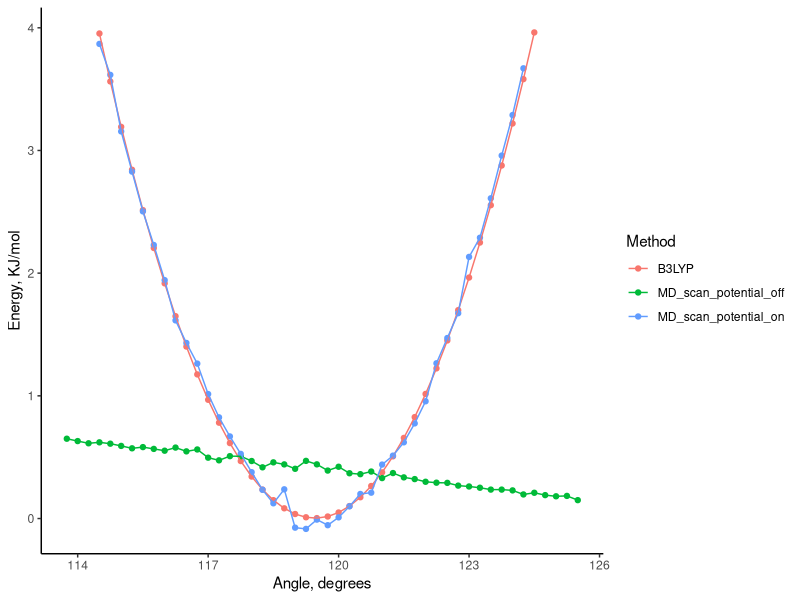
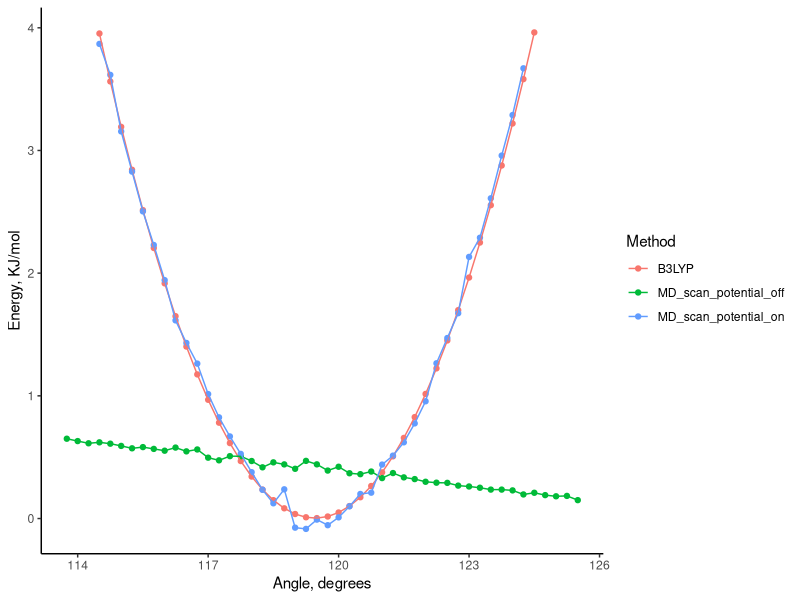

The R source for these figures, in order:
library('tidyverse')

Harmonic <- function(theta0,k,v0,Angle){
	V <- (1/2) * k * (theta0 - Angle)^2 + v0
	return(V)
}

Harmonic_fit <- function(D) {
	nls(Energy~Harmonic(theta0,k,v0,Angle), 
		start=list(theta0=110,k=1,v0=0), 
		data=D) 
}

bin <- function(D,n){
	binned <- data.frame(Energy=0, Angle=0, SD=0)	
	bin_size <- as.integer(nrow(D)/n)
	for (i in 1:n){
		j <- i*bin_size - bin_size
		index <- full_seq(c(j,j+bin_size),1) 
		binned[i,"Angle"] <- mean(D[ index , "Angle" ]) 
		binned[i,"Energy"] <- mean(D[ index , "Energy" ])
		binned[i,"SD"] <- sd(D[ index , "Energy" ])	
	}
	return(binned)
}

gaussian_b3lyp <- read.table("../0016/b3lyp_with_methyl_hd.txt") %>% 
	rename(Angle=V1, Energy=V2) %>% 
	mutate(Method="B3LYP") %>%
	mutate(Energy= Energy*27211.4/10.36) %>%
	mutate(Energy = Energy - min(Energy)) %>%
	mutate(fit = predict(Harmonic_fit(.))) %>%
	mutate(Energy = Energy - min(fit), fit = fit-min(fit))

MD_scan_off <- read.table("MD_scan_off.txt") %>%
	rename(Angle=V1, Energy=V2) %>%
	mutate(Method="MD_scan_potential_off") %>%
	mutate(Energy = Energy - min(Energy)) %>%
	mutate(fit = predict(Harmonic_fit(.))) %>%
	mutate(Energy = Energy - min(fit), fit = fit-min(fit))

MD_scan_on <- read.table("MD_scan_on.txt") %>%
	rename(Angle=V1, Energy=V2) %>%
	mutate(Method="MD_scan_potential_on") %>%
	mutate(Energy = Energy - min(Energy)) %>%
	mutate(fit = predict(Harmonic_fit(.))) %>%
	mutate(Energy = Energy - min(fit), fit = fit-min(fit))

#Difference <- as_tibble(data.frame(matrix(ncol=3,nrow=26))) %>%
#	rename(Angle=X1, Energy=X2) %>%
#	mutate(Method = "B3LYP-MD") %>%
#	mutate(Angle = MD_scan_on$Angle) %>%
#	mutate(Energy = gaussian_b3lyp$Energy - MD_scan_off$Energy) %>%
#	mutate(fit = predict(Harmonic_fit(.)))
	
bind_rows(gaussian_b3lyp, MD_scan_off,MD_scan_on) %>% 
	filter(Energy < 4) %>%
	ggplot(aes(x=Angle, y=Energy, color=Method)) + 
		geom_point() + 
		geom_line() + 
		labs(y="Energy, KJ/mol", x="Angle, degrees") +
		theme_classic()
	ggsave("Energy_scans.pdf") 

#Difference %>% Harmonic_fit(.) %>% print()

#MD_NVT_on <- read.table("MD_NVT_on.txt",skip=1000) %>%
#	rename(Time=V1,Energy=V2, Angle=V3) %>%
#	arrange(Angle) %>%
#	select(Energy,Angle) %>% 
#	bin(14) %>% 
#	mutate(Energy = Energy-min(Energy)) %>%
#	select(Angle, Energy) %>%
# 	mutate(Method="MD_scan_potential_on")  

